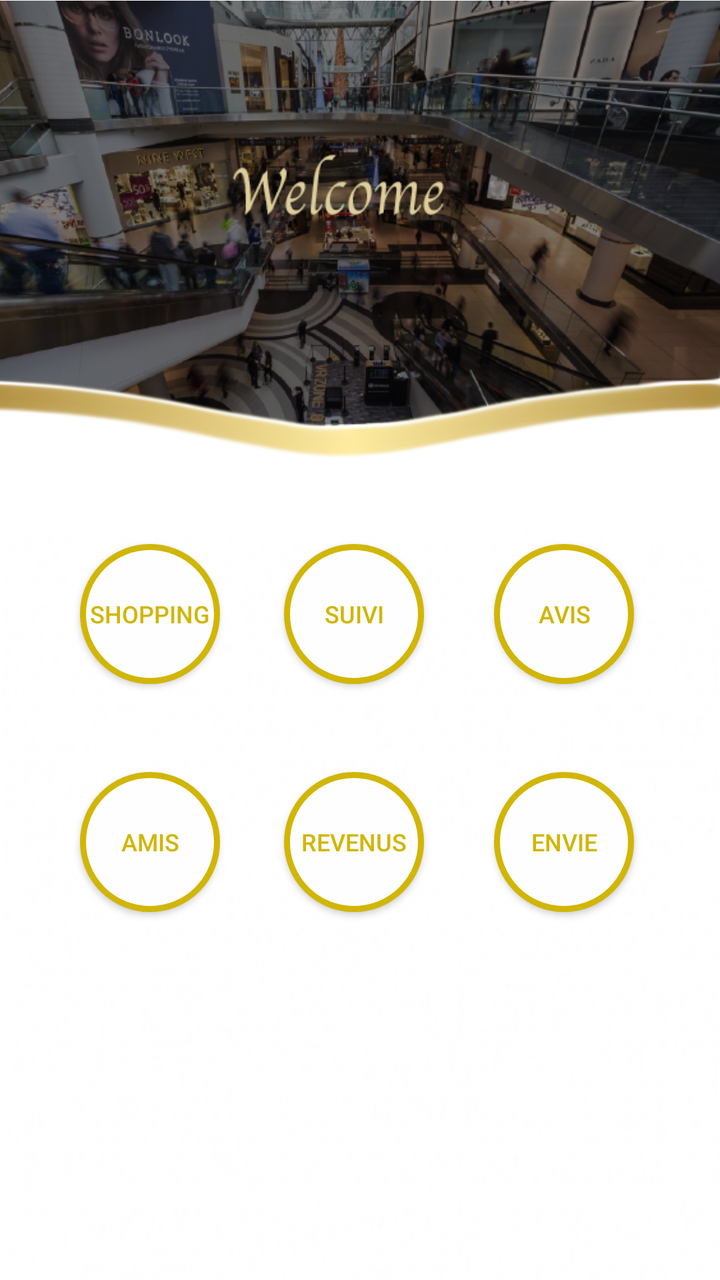
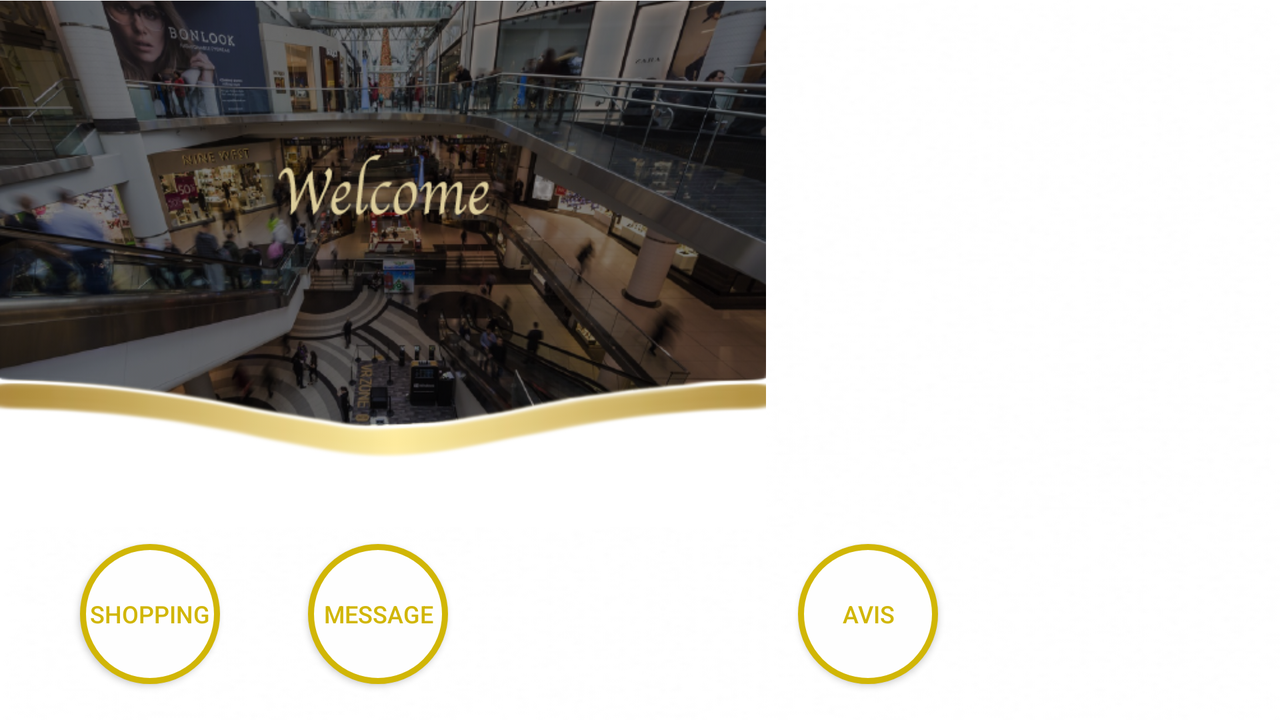

First picture: res/layout/ on a phone held upright. Second picture: the repository's own variant of that layout, on a device whose configuration matches the variant's folder. Source for both follows.
<!-- AndroidManifest.xml: application theme AppTheme -->
<!-- res/layout/activity_main.xml -->
<?xml version="1.0" encoding="utf-8"?>
<android.support.constraint.ConstraintLayout xmlns:android="http://schemas.android.com/apk/res/android"
    xmlns:app="http://schemas.android.com/apk/res-auto"
    xmlns:tools="http://schemas.android.com/tools"
    android:layout_width="match_parent"
    android:layout_height="match_parent"
    android:background="@drawable/blc"
    tools:context="com.example.jihadbensassi.takenb.MainActivity">


    <TextView
        android:id="@+id/bar_code_id_txt"
        android:layout_width="wrap_content"
        android:layout_height="wrap_content"
        android:layout_centerInParent="true"
        android:text="@string/Bar"
        android:textSize="24sp"
        android:textStyle="bold" />

    <Button
        android:id="@+id/button_start_shopping"
        android:layout_width="@dimen/button_width"
        android:layout_height="@dimen/button_height"
        android:layout_marginStart="@dimen/button_margin_end"
        android:layout_marginTop="8dp"
        android:layout_toLeftOf="@+id/Amis_en_ligne"
        android:layout_toStartOf="@+id/Amis_en_ligne"
        android:background="@drawable/button"
        android:text="Shopping"
        android:textColor="#D1B606"
        android:textSize="@dimen/button_size"
        app:layout_constraintStart_toStartOf="parent"
        app:layout_constraintTop_toBottomOf="@+id/imageView6" />

    <Button
        android:id="@+id/Suivi"
        android:layout_width="@dimen/button_width"
        android:layout_height="@dimen/button_height"
        android:layout_alignParentBottom="true"
        android:layout_alignParentLeft="true"
        android:layout_alignParentStart="true"
        android:layout_marginStart="@dimen/button_margin_start"
        android:background="@drawable/button"
        android:text="Suivi"
        android:textColor="#D1B606"
        android:textSize="@dimen/button_size"
        app:layout_constraintBottom_toBottomOf="@+id/button_start_shopping"
        app:layout_constraintStart_toEndOf="@+id/button_start_shopping" />

    <Button
        android:id="@+id/Avis"
        android:layout_width="@dimen/button_width"
        android:layout_height="@dimen/button_height"
        android:layout_alignBottom="@+id/Suivi"
        android:layout_alignParentEnd="true"
        android:layout_alignParentRight="true"
        android:layout_marginEnd="@dimen/button_margin_end"
        android:layout_marginStart="@dimen/button_margin_start"
        android:background="@drawable/button"
        android:text="Avis"
        android:textColor="#D1B606"
        android:textSize="@dimen/button_size"
        app:layout_constraintBottom_toBottomOf="@+id/Suivi"
        app:layout_constraintEnd_toEndOf="parent"
        app:layout_constraintStart_toEndOf="@+id/Suivi" />

    <ImageView
        android:id="@+id/imageView6"
        android:layout_width="@dimen/image_size_width"
        android:layout_height="@dimen/image_size_height"
        app:layout_constraintEnd_toEndOf="parent"
        app:srcCompat="@drawable/banniere"
        tools:layout_editor_absoluteY="-55dp" />

    <Button
        android:id="@+id/Amis_en_ligne"
        android:layout_width="@dimen/button_width"
        android:layout_height="@dimen/button_height"
        android:layout_marginStart="@dimen/button_margin_end"
        android:layout_marginTop="@dimen/button_margin_top"
        android:background="@drawable/button"
        android:text="Amis"
        android:textColor="#D1B606"
        android:textSize="@dimen/button_size"
        app:layout_constraintStart_toStartOf="parent"
        app:layout_constraintTop_toBottomOf="@+id/button_start_shopping" />

    <Button
        android:id="@+id/Revenus"
        android:layout_width="@dimen/button_width"
        android:layout_height="@dimen/button_height"
        android:layout_marginStart="@dimen/button_margin_start"
        android:background="@drawable/button"
        android:text="Revenus"
        android:textColor="#D1B606"
        android:textSize="@dimen/button_size"
        app:layout_constraintBottom_toBottomOf="@+id/Amis_en_ligne"
        app:layout_constraintStart_toEndOf="@+id/Amis_en_ligne" />

    <Button
        android:id="@+id/Mes_envie"
        android:layout_width="@dimen/button_width"
        android:layout_height="@dimen/button_height"
        android:layout_marginEnd="@dimen/button_margin_end"
        android:layout_marginStart="@dimen/button_margin_start"
        android:background="@drawable/button"
        android:text="Envie"
        android:textColor="#D1B606"
        android:textSize="@dimen/button_size"
        app:layout_constraintBottom_toBottomOf="@+id/Revenus"
        app:layout_constraintEnd_toEndOf="parent"
        app:layout_constraintStart_toEndOf="@+id/Revenus" />

    <TextView
        android:id="@+id/utilisateur"
        android:layout_width="wrap_content"
        android:layout_height="0dp"
        android:layout_marginEnd="8dp"
        android:layout_marginStart="8dp"
        android:layout_marginTop="122dp"
        android:text=""
        android:textColor="#D1B606"
        android:textStyle="italic"
        app:layout_constraintEnd_toEndOf="@+id/imageView6"
        app:layout_constraintStart_toStartOf="parent"
        app:layout_constraintTop_toTopOf="@+id/imageView6" />


</android.support.constraint.ConstraintLayout>
<!-- resources referenced by this layout -->
<resources>
  <!-- from res/values-xxhdpi/ -->
  <dimen name="button_height">70dp</dimen>
  <!-- from res/values-xxhdpi/ -->
  <dimen name="button_margin_end">40dp</dimen>
  <!-- from res/values-xxhdpi/ -->
  <dimen name="button_margin_start">32dp</dimen>
  <!-- from res/values-xxhdpi/ -->
  <dimen name="button_margin_top">44dp</dimen>
  <!-- from res/values-xxhdpi/ -->
  <dimen name="button_size">12dp</dimen>
  <!-- from res/values-xxhdpi/ -->
  <dimen name="button_width">70dp</dimen>
  <!-- from res/values-xxhdpi/ -->
  <dimen name="image_size_height">264dp</dimen>
  <!-- from res/values-xxhdpi/ -->
  <dimen name="image_size_width">383dp</dimen>
  <!-- drawable banniere: png bitmap (drawable, 866319 bytes) -->
  <!-- drawable blc: jpg bitmap (drawable, 15365 bytes) -->
  <!-- drawable button (drawable) -->
  <?xml version="1.0" encoding="utf-8"?>
  <selector xmlns:android="http://schemas.android.com/apk/res/android">
      <item>
          <shape android:shape="oval">
              <stroke android:color="#D1B606" android:width="3dp" />
              <solid android:color="#FEFEFE"/>
              <size android:width="150dp" android:height="160dp"/>
          </shape>
      </item>
  </selector>
  <string name="Bar" />
  <style name="AppTheme" parent="Theme.AppCompat.Light.DarkActionBar">
          
          <item name="colorPrimary">#000000</item>
          <item name="colorPrimaryDark">#D1B606</item>
          <item name="colorAccent">#D1B606</item>
  
  
  
      </style>
</resources>
<!-- res/layout-land/activity_main.xml (the repository's variant of the layout above) -->
<!-- drawn on the phone turned sideways -->
<?xml version="1.0" encoding="utf-8"?>
<android.support.constraint.ConstraintLayout xmlns:android="http://schemas.android.com/apk/res/android"
    xmlns:app="http://schemas.android.com/apk/res-auto"
    xmlns:tools="http://schemas.android.com/tools"
    android:layout_width="match_parent"
    android:layout_height="match_parent"
    android:background="@drawable/blc"
    tools:context="com.example.jihadbensassi.takenb.MainActivity">


    <TextView
        android:id="@+id/bar_code_id_txt"
        android:layout_width="wrap_content"
        android:layout_height="wrap_content"
        android:layout_centerInParent="true"
        android:text="@string/Bar"
        android:textSize="24sp"
        android:textStyle="bold" />

    <Button
        android:id="@+id/button_start_shopping"
        android:layout_width="@dimen/button_width"
        android:layout_height="@dimen/button_height"
        android:layout_marginStart="40dp"
        android:layout_marginTop="8dp"
        android:layout_toLeftOf="@+id/Amis_en_ligne"
        android:layout_toStartOf="@+id/Amis_en_ligne"
        android:background="@drawable/button"
        android:text="Shopping"
        android:textColor="#D1B606"
        android:textSize="@dimen/button_size"
        app:layout_constraintStart_toStartOf="parent"
        app:layout_constraintTop_toBottomOf="@+id/imageView6" />

    <Button
        android:id="@+id/Messagerie"
        android:layout_width="@dimen/button_width"
        android:layout_height="@dimen/button_height"
        android:layout_alignParentBottom="true"
        android:layout_alignParentLeft="true"
        android:layout_alignParentStart="true"
        android:layout_marginStart="44dp"
        android:background="@drawable/button"
        android:text="Message"
        android:textColor="#D1B606"
        android:textSize="@dimen/button_size"
        app:layout_constraintBottom_toBottomOf="@+id/button_start_shopping"
        app:layout_constraintStart_toEndOf="@+id/button_start_shopping" />

    <Button
        android:id="@+id/Avis"
        android:layout_width="@dimen/button_width"
        android:layout_height="@dimen/button_height"
        android:layout_alignBottom="@+id/Messagerie"
        android:layout_alignParentEnd="true"
        android:layout_alignParentRight="true"
        android:layout_marginEnd="40dp"
        android:layout_marginStart="44dp"
        android:background="@drawable/button"
        android:text="Avis"
        android:textColor="#D1B606"
        android:textSize="@dimen/button_size"
        app:layout_constraintBottom_toBottomOf="@+id/Messagerie"
        app:layout_constraintEnd_toEndOf="parent"
        app:layout_constraintStart_toEndOf="@+id/Messagerie" />

    <ImageView
        android:id="@+id/imageView6"
        android:layout_width="@dimen/image_size_width"
        android:layout_height="@dimen/image_size_height"
        app:srcCompat="@drawable/banniere"
        tools:layout_editor_absoluteX="-1dp"
        tools:layout_editor_absoluteY="0dp" />

    <Button
        android:id="@+id/Amis_en_ligne"
        android:layout_width="@dimen/button_width"
        android:layout_height="@dimen/button_height"
        android:layout_marginStart="40dp"
        android:layout_marginTop="44dp"
        android:background="@drawable/button"
        android:text="Amis"
        android:textColor="#D1B606"
        android:textSize="@dimen/button_size"
        app:layout_constraintStart_toStartOf="parent"
        app:layout_constraintTop_toBottomOf="@+id/button_start_shopping" />

    <Button
        android:id="@+id/Revenus"
        android:layout_width="@dimen/button_width"
        android:layout_height="@dimen/button_height"
        android:layout_marginStart="44dp"
        android:background="@drawable/button"
        android:text="Revenus"
        android:textColor="#D1B606"
        android:textSize="@dimen/button_size"
        app:layout_constraintBottom_toBottomOf="@+id/Amis_en_ligne"
        app:layout_constraintStart_toEndOf="@+id/Amis_en_ligne" />

    <Button
        android:id="@+id/Mes_envie"
        android:layout_width="@dimen/button_width"
        android:layout_height="@dimen/button_height"
        android:layout_marginEnd="40dp"
        android:layout_marginStart="44dp"
        android:background="@drawable/button"
        android:text="Envie"
        android:textColor="#D1B606"
        android:textSize="@dimen/button_size"
        app:layout_constraintBottom_toBottomOf="@+id/Revenus"
        app:layout_constraintEnd_toEndOf="parent"
        app:layout_constraintStart_toEndOf="@+id/Revenus" />

    <TextView
        android:id="@+id/utilisateur"
        android:layout_width="wrap_content"
        android:layout_height="0dp"
        android:layout_marginEnd="8dp"
        android:layout_marginStart="8dp"
        android:layout_marginTop="122dp"
        android:text=""
        android:textColor="#D1B606"
        android:textStyle="italic"
        app:layout_constraintEnd_toEndOf="@+id/imageView6"
        app:layout_constraintStart_toStartOf="parent"
        app:layout_constraintTop_toTopOf="@+id/imageView6" />


</android.support.constraint.ConstraintLayout>
<!-- resources referenced by the variant -->
<!-- as the phone turned sideways resolves them -->
<resources>
  <!-- from res/values-xxhdpi/ -->
  <dimen name="button_height">70dp</dimen>
  <!-- from res/values-xxhdpi/ -->
  <dimen name="button_size">12dp</dimen>
  <!-- from res/values-xxhdpi/ -->
  <dimen name="button_width">70dp</dimen>
  <!-- from res/values-xxhdpi/ -->
  <dimen name="image_size_height">264dp</dimen>
  <!-- from res/values-xxhdpi/ -->
  <dimen name="image_size_width">383dp</dimen>
  <!-- drawable banniere: png bitmap (drawable, 866319 bytes) -->
  <!-- drawable blc: jpg bitmap (drawable, 15365 bytes) -->
  <!-- drawable button (drawable) -->
  <?xml version="1.0" encoding="utf-8"?>
  <selector xmlns:android="http://schemas.android.com/apk/res/android">
      <item>
          <shape android:shape="oval">
              <stroke android:color="#D1B606" android:width="3dp" />
              <solid android:color="#FEFEFE"/>
              <size android:width="150dp" android:height="160dp"/>
          </shape>
      </item>
  </selector>
  <string name="Bar" />
  <style name="AppTheme" parent="Theme.AppCompat.Light.DarkActionBar">
          
          <item name="colorPrimary">#000000</item>
          <item name="colorPrimaryDark">#D1B606</item>
          <item name="colorAccent">#D1B606</item>
  
  
  
      </style>
</resources>
